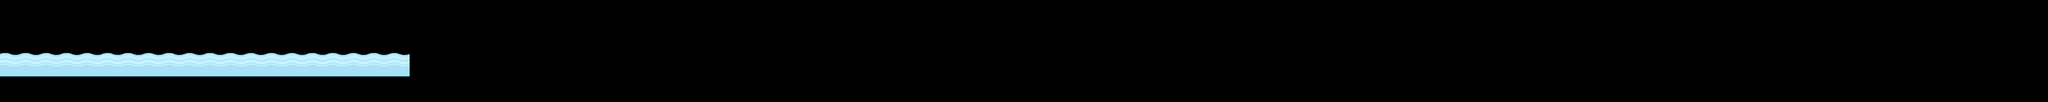

A level layout from a 2D game, rendered from its tile map. Below: a short description, then the map file with tile-grid data replaced by summaries:
An orthogonal 400x20 tile map with 16x16 px tiles, 2 tile layers (Background, Platform).

<map version="1.10" tiledversion="1.10.2" orientation="orthogonal" renderorder="right-down" width="400" height="20" tilewidth="16" tileheight="16" infinite="0" nextlayerid="3" nextobjectid="1">
 <tileset firstgid="1" source="kenny_tileset.tsx" />
 <layer id="1" name="Background" width="400" height="20">
  <data>[8000 cells, 0 non-empty, 0 distinct tile ids]</data>
 </layer>
 <layer id="2" name="Platform" width="400" height="20">
  <data>[8000 cells, 400 non-empty, 21 distinct tile ids]</data>
 </layer>
</map>
